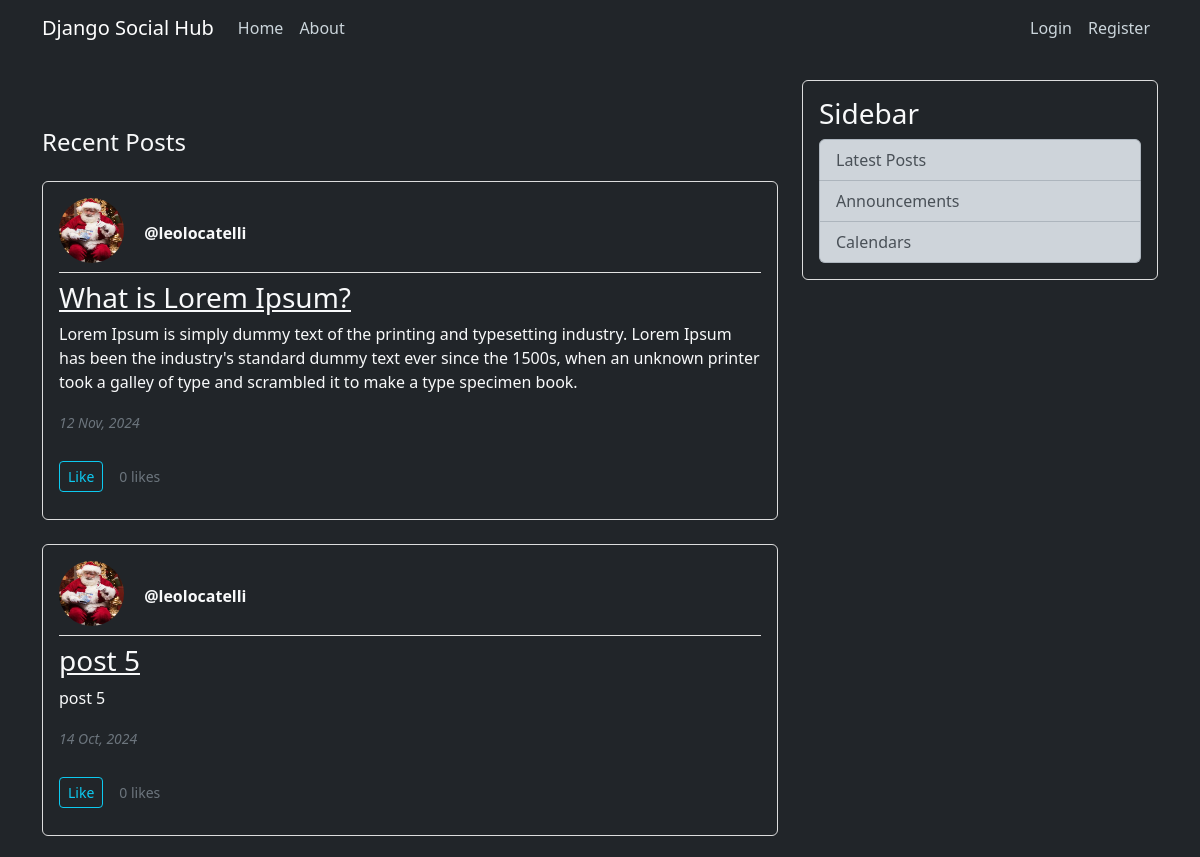
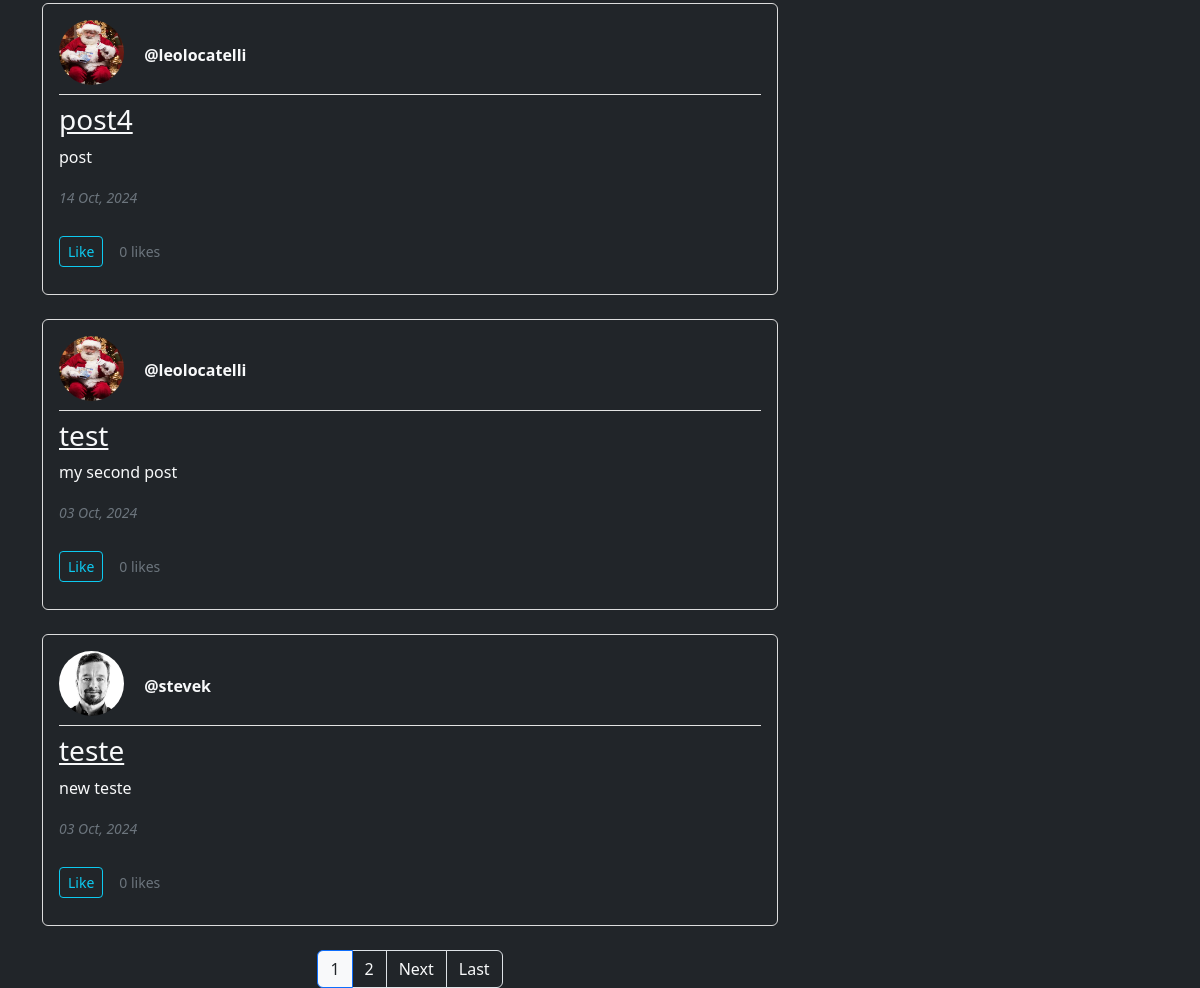
The app's page /, older data (2 pictures, top to bottom).
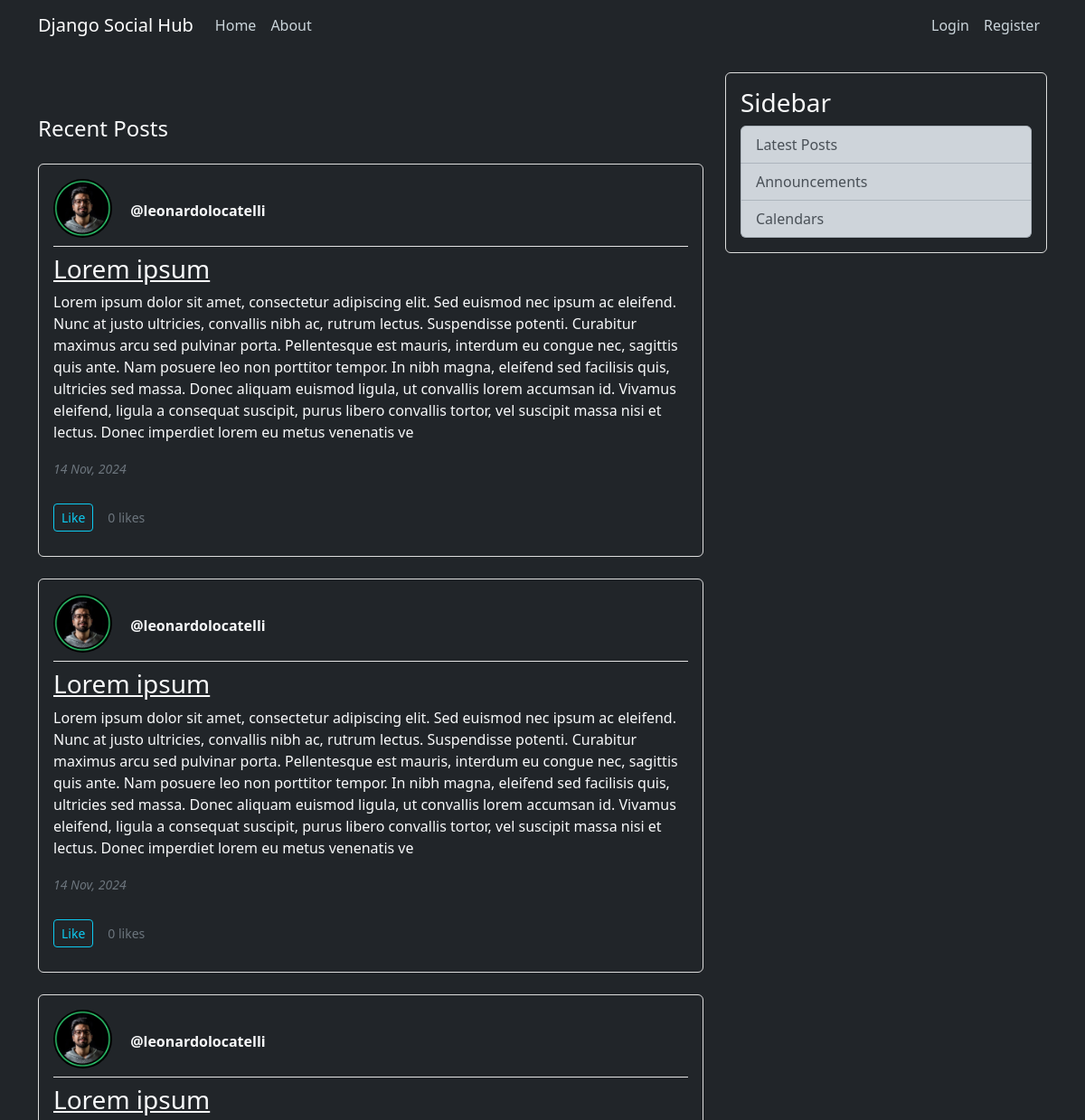
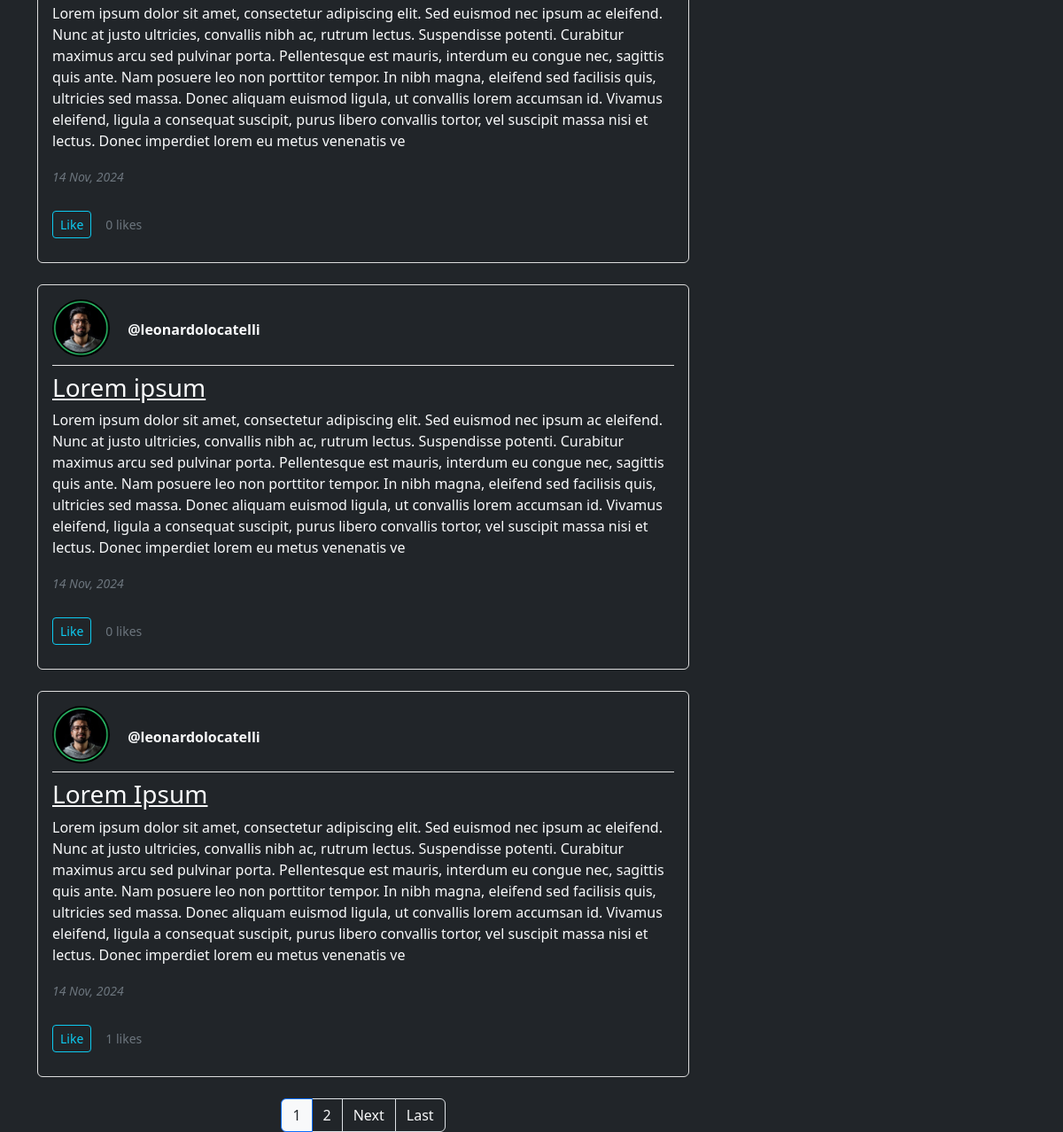
The same page, newer data (2 pictures, top to bottom).
### blog/models.py (models this page shows, shortened)
class Post(models.Model):
    title = models.CharField(max_length=100)
    content = models.TextField()
    date_posted = models.DateTimeField(default=timezone.now)
    author = models.ForeignKey(User, on_delete=models.CASCADE)
    likes = models.ManyToManyField(User, related_name='liked_posts', blank=True)  # new field of likes
    def total_likes(self):
        return self.likes.count()

### users/models.py (models this page shows, shortened)
class Profile(models.Model):
    user = models.OneToOneField(User, on_delete=models.CASCADE)
    image = models.ImageField(default='default.jpg', upload_to='profile_pics')

### blog/views.py (the view)
# urls.py: path('', PostListView.as_view(), name='blog-home'),  # Corrigido aqui também
class PostListView(ListView):
    model = Post
    template_name = 'blog/home.html'
    context_object_name = 'posts'
    ordering = ['-date_posted']
    paginate_by = 5

### blog/templates/blog/home.html (shortened to what this page needs)
{% extends 'blog/base.html' %}
{% block content %}
  <h2 class="h4 mb-4 mt-5">Recent Posts</h2>
  {% for post in posts %}
    <article class="media content-section bg-dark text-light mb-4 p-3 rounded">
      <div class="media-body">
        <div class="article-metadata mb-2">
          <img class="rounded-circle article-img me-3 mb-2" src="{{ post.author.profile.image.url }}" alt="Profile Picture" class="profile-pic" />
          <a class="fw-bold text-decoration-none text-light me-4" href="{% url 'user-posts' post.author.username %}">@{{ post.author }}</a>
        </div>
        <h3><a class="article-title text-light" href="{% url 'post-detail' post.id %}">{{ post.title }}</a></h3>
        <p class="article-content">{{ post.content }}</p>
        <div>
          <small class="text-secondary me-2 fst-italic">{{ post.date_posted|date:'d M, Y' }}</small>
        </div>
        <div class="d-flex align-items-center mt-3">
          <form action="{% url 'like-post' post.id %}" method="POST" class="mr-2 gap-3">
            <button type="submit"
              class="btn btn-sm {% if user in post.likes.all %}
                btn-info
              {% else %}
                btn-outline-info
              {% endif %}">
              {% if user in post.likes.all %}
                Unlike
              {% else %}
                Like
              {% endif %}
            </button>
          </form>
          <small class="text-secondary p-3">{{ post.total_likes }} likes</small>
        </div>
      </div>
    </article>
  {% endfor %}
  {% include 'blog/pagination.html' %}
{% endblock %}

### blog/templates/blog/base.html (shortened to what this page needs)
{% load static %}
<!DOCTYPE html>
<html lang="en">
  <head>
    <link href="https://cdn.jsdelivr.net/npm/bootstrap@5.3.3/dist/css/bootstrap.min.css" rel="stylesheet" />
    <link rel="stylesheet" type="text/css" href="{% static 'blog/main.css' %}" />
  </head>
  <body class="bg-dark text-light">
    <header class="site-header">
      <nav class="navbar navbar-expand-md navbar-dark bg-dark fixed-top">
        <div class="container">
          <a class="navbar-brand" href="{% url 'blog-home' %}">Django Social Hub</a>
          <div class="collapse navbar-collapse" id="navbarToggle">
            <ul class="navbar-nav me-auto">
              <li class="nav-item">
                <a class="nav-link" href="{% url 'blog-home' %}">Home</a>
              </li>
              <li class="nav-item">
                <a class="nav-link" href="{% url 'blog-about' %}">About</a>
              </li>
            </ul>
            <ul class="navbar-nav">
              {% if user.is_authenticated %}
                {% comment %} <li class="nav-item">
                  <a class="nav-link" href="{% url 'post-create' %}">New Post</a>
                </li> {% endcomment %}
                <li class="nav-item">
                  <a class="nav-link" href="{% url 'profile' %}">Profile</a>
                </li>
                <li class="nav-item">
                  <a class="nav-link" href="{% url 'logout' %}">Logout</a>
                </li>
              {% else %}
                <li class="nav-item">
                  <a class="nav-link" href="{% url 'login' %}">Login</a>
                </li>
                <li class="nav-item">
                  <a class="nav-link" href="{% url 'register' %}">Register</a>
                </li>
              {% endif %}
            </ul>
          </div>
        </div>
      </nav>
    </header>
    <main role="main" class="container mt-5">
      <div class="row">
        <div class="col-md-8">
          {% block content %}
          {% endblock %}
        </div>
        <aside class="col-md-4">
          <div class="content-section bg-dark text-light p-3 rounded">
            <h3 class="text-light">Sidebar</h3>
            <ul class="list-group">
              <li class="list-group-item list-group-item-dark">Latest Posts</li>
              <li class="list-group-item list-group-item-dark">Announcements</li>
              <li class="list-group-item list-group-item-dark">Calendars</li>
            </ul>
          </div>
        </aside>
      </div>
    </main>
  </body>
</html>

### blog/templates/blog/pagination.html (shortened to what this page needs)
{% if is_paginated %}
  <nav aria-label="Page navigation" class="mt-4">
    <ul class="pagination justify-content-center">
      {% for num in page_obj.paginator.page_range %}
        {% if page_obj.number == num %}
          <li class="page-item active">
            <a class="page-link text-dark bg-light" href="?page={{ num }}">{{ num }}</a>
          </li>
        {% elif num > page_obj.number|add:'-3' and num < page_obj.number|add:'3' %}
          <li class="page-item">
            <a class="page-link text-light bg-dark" href="?page={{ num }}">{{ num }}</a>
          </li>
        {% endif %}
      {% endfor %}
      {% if page_obj.has_next %}
        <li class="page-item">
          <a class="page-link text-light bg-dark" href="?page={{ page_obj.next_page_number }}">Next</a>
        </li>
        <li class="page-item">
          <a class="page-link text-light bg-dark" href="?page={{ page_obj.paginator.num_pages }}">Last</a>
        </li>
      {% endif %}
    </ul>
  </nav>
{% endif %}

### blog/static/blog/main.css (style rules this page uses)
body { background: #fafafa; color: #333333; margin-top: 5rem; }
h1, h2, h3, h4, h5, h6 { color: #444444; }
ul { margin: 0; }
.site-header .navbar-nav .nav-link { color: #cbd5db; }
.content-section { background: #ffffff; padding: 10px 20px; border: 1px solid #dddddd; border-radius: 3px; margin-bottom: 20px; }
.article-title { color: #444444; }
.article-content { white-space: pre-line; }
.article-img { height: 65px; width: 65px; margin-right: 16px; }
.article-metadata { padding-bottom: 1px; margin-bottom: 4px; border-bottom: 1px solid #e3e3e3 }

Row changes from the older to the newer data that the page shows:
removed Post: author.profile.image (picture), author "leolocatelli", title "What is Lorem Ipsum?", content "Lorem Ipsum is simply dummy text of the printing and typesetting industry. Lorem Ipsum has been the industry's standard dummy text ever since the 1500s, when an unknown printer took a galley of type and scrambled it to make a type specimen book.", date_posted "12 Nov, 2024", shows "Like", total_likes "0"
removed Post: author.profile.image (picture), author "leolocatelli", title "post 5", content "post 5", date_posted "14 Oct, 2024", shows "Like", total_likes "0"
removed Post: author.profile.image (picture), author "leolocatelli", title "post4", content "post", date_posted "14 Oct, 2024", shows "Like", total_likes "0"
removed Post: author.profile.image (picture), author "leolocatelli", title "test", content "my second post", date_posted "03 Oct, 2024", shows "Like", total_likes "0"
removed Post: author.profile.image (picture), author "stevek", title "teste", content "new teste", date_posted "03 Oct, 2024", shows "Like", total_likes "0"
added Post: author.profile.image (picture), author "leonardolocatelli", title "Lorem ipsum", content "Lorem ipsum dolor sit amet, consectetur adipiscing elit. Sed euismod nec ipsum ac eleifend. Nunc at justo ultricies, convallis nibh ac, rutrum lectus. Suspendisse potenti. Curabitur maximus arcu sed pulvinar porta. Pellentesque est mauris, interdum eu congue nec, sagittis quis ante. Nam posuere leo non porttitor tempor. In nibh magna, eleifend sed facilisis quis, ultricies sed massa. Donec aliquam euismod ligula, ut convallis lorem accumsan id. Vivamus eleifend, ligula a consequat suscipit, purus libero convallis tortor, vel suscipit massa nisi et lectus. Donec imperdiet lorem eu metus venenatis ve", date_posted "14 Nov, 2024", shows "Like", total_likes "0"
added Post: author.profile.image (picture), author "leonardolocatelli", title "Lorem ipsum", content "Lorem ipsum dolor sit amet, consectetur adipiscing elit. Sed euismod nec ipsum ac eleifend. Nunc at justo ultricies, convallis nibh ac, rutrum lectus. Suspendisse potenti. Curabitur maximus arcu sed pulvinar porta. Pellentesque est mauris, interdum eu congue nec, sagittis quis ante. Nam posuere leo non porttitor tempor. In nibh magna, eleifend sed facilisis quis, ultricies sed massa. Donec aliquam euismod ligula, ut convallis lorem accumsan id. Vivamus eleifend, ligula a consequat suscipit, purus libero convallis tortor, vel suscipit massa nisi et lectus. Donec imperdiet lorem eu metus venenatis ve", date_posted "14 Nov, 2024", shows "Like", total_likes "0"
added Post: author.profile.image (picture), author "leonardolocatelli", title "Lorem ipsum", content "Lorem ipsum dolor sit amet, consectetur adipiscing elit. Sed euismod nec ipsum ac eleifend. Nunc at justo ultricies, convallis nibh ac, rutrum lectus. Suspendisse potenti. Curabitur maximus arcu sed pulvinar porta. Pellentesque est mauris, interdum eu congue nec, sagittis quis ante. Nam posuere leo non porttitor tempor. In nibh magna, eleifend sed facilisis quis, ultricies sed massa. Donec aliquam euismod ligula, ut convallis lorem accumsan id. Vivamus eleifend, ligula a consequat suscipit, purus libero convallis tortor, vel suscipit massa nisi et lectus. Donec imperdiet lorem eu metus venenatis ve", date_posted "14 Nov, 2024", shows "Like", total_likes "0"
added Post: author.profile.image (picture), author "leonardolocatelli", title "Lorem ipsum", content "Lorem ipsum dolor sit amet, consectetur adipiscing elit. Sed euismod nec ipsum ac eleifend. Nunc at justo ultricies, convallis nibh ac, rutrum lectus. Suspendisse potenti. Curabitur maximus arcu sed pulvinar porta. Pellentesque est mauris, interdum eu congue nec, sagittis quis ante. Nam posuere leo non porttitor tempor. In nibh magna, eleifend sed facilisis quis, ultricies sed massa. Donec aliquam euismod ligula, ut convallis lorem accumsan id. Vivamus eleifend, ligula a consequat suscipit, purus libero convallis tortor, vel suscipit massa nisi et lectus. Donec imperdiet lorem eu metus venenatis ve", date_posted "14 Nov, 2024", shows "Like", total_likes "0"
added Post: author.profile.image (picture), author "leonardolocatelli", title "Lorem Ipsum", content "Lorem ipsum dolor sit amet, consectetur adipiscing elit. Sed euismod nec ipsum ac eleifend. Nunc at justo ultricies, convallis nibh ac, rutrum lectus. Suspendisse potenti. Curabitur maximus arcu sed pulvinar porta. Pellentesque est mauris, interdum eu congue nec, sagittis quis ante. Nam posuere leo non porttitor tempor. In nibh magna, eleifend sed facilisis quis, ultricies sed massa. Donec aliquam euismod ligula, ut convallis lorem accumsan id. Vivamus eleifend, ligula a consequat suscipit, purus libero convallis tortor, vel suscipit massa nisi et lectus. Donec imperdiet lorem eu metus venenatis ve", date_posted "14 Nov, 2024", shows "Like", total_likes "1"
